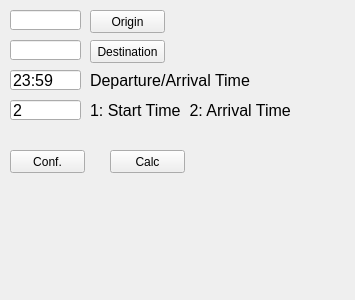
<?xml version="1.0" encoding="UTF-8"?>
<ui version="4.0">
 <class>DockWidget</class>
 <widget class="QDockWidget" name="DockWidget">
  <property name="geometry">
   <rect>
    <x>0</x>
    <y>0</y>
    <width>355</width>
    <height>300</height>
   </rect>
  </property>
  <property name="windowTitle">
   <string>DockWidget</string>
  </property>
  <widget class="QWidget" name="dockWidgetContents">
   <widget class="QPushButton" name="btnCalc">
    <property name="geometry">
     <rect>
      <x>110</x>
      <y>150</y>
      <width>75</width>
      <height>23</height>
     </rect>
    </property>
    <property name="text">
     <string>Calc</string>
    </property>
   </widget>
   <widget class="QLineEdit" name="qleOrigin">
    <property name="geometry">
     <rect>
      <x>10</x>
      <y>10</y>
      <width>71</width>
      <height>20</height>
     </rect>
    </property>
    <property name="font">
     <font>
      <pointsize>12</pointsize>
     </font>
    </property>
    <property name="text">
     <string/>
    </property>
   </widget>
   <widget class="QLineEdit" name="qleDestination">
    <property name="geometry">
     <rect>
      <x>10</x>
      <y>40</y>
      <width>71</width>
      <height>20</height>
     </rect>
    </property>
    <property name="font">
     <font>
      <pointsize>12</pointsize>
     </font>
    </property>
    <property name="text">
     <string/>
    </property>
   </widget>
   <widget class="QLineEdit" name="qleStartTime">
    <property name="geometry">
     <rect>
      <x>10</x>
      <y>70</y>
      <width>71</width>
      <height>20</height>
     </rect>
    </property>
    <property name="font">
     <font>
      <pointsize>12</pointsize>
     </font>
    </property>
    <property name="text">
     <string>23:59</string>
    </property>
   </widget>
   <widget class="QLabel" name="lblTime">
    <property name="geometry">
     <rect>
      <x>90</x>
      <y>70</y>
      <width>171</width>
      <height>21</height>
     </rect>
    </property>
    <property name="font">
     <font>
      <pointsize>12</pointsize>
     </font>
    </property>
    <property name="text">
     <string>Departure/Arrival Time</string>
    </property>
   </widget>
   <widget class="QLineEdit" name="qleSearchdirection">
    <property name="geometry">
     <rect>
      <x>10</x>
      <y>100</y>
      <width>71</width>
      <height>20</height>
     </rect>
    </property>
    <property name="font">
     <font>
      <pointsize>12</pointsize>
     </font>
    </property>
    <property name="text">
     <string>2</string>
    </property>
   </widget>
   <widget class="QLabel" name="lblTime_2">
    <property name="geometry">
     <rect>
      <x>90</x>
      <y>100</y>
      <width>201</width>
      <height>21</height>
     </rect>
    </property>
    <property name="font">
     <font>
      <pointsize>12</pointsize>
     </font>
    </property>
    <property name="text">
     <string>1: Start Time  2: Arrival Time</string>
    </property>
   </widget>
   <widget class="QPushButton" name="btnConf">
    <property name="geometry">
     <rect>
      <x>10</x>
      <y>150</y>
      <width>75</width>
      <height>23</height>
     </rect>
    </property>
    <property name="text">
     <string>Conf.</string>
    </property>
   </widget>
   <widget class="QPushButton" name="btnOrigin">
    <property name="geometry">
     <rect>
      <x>90</x>
      <y>10</y>
      <width>75</width>
      <height>23</height>
     </rect>
    </property>
    <property name="text">
     <string>Origin</string>
    </property>
   </widget>
   <widget class="QPushButton" name="btnDestination">
    <property name="geometry">
     <rect>
      <x>90</x>
      <y>40</y>
      <width>75</width>
      <height>23</height>
     </rect>
    </property>
    <property name="text">
     <string>Destination</string>
    </property>
   </widget>
  </widget>
 </widget>
 <resources/>
 <connections/>
</ui>
